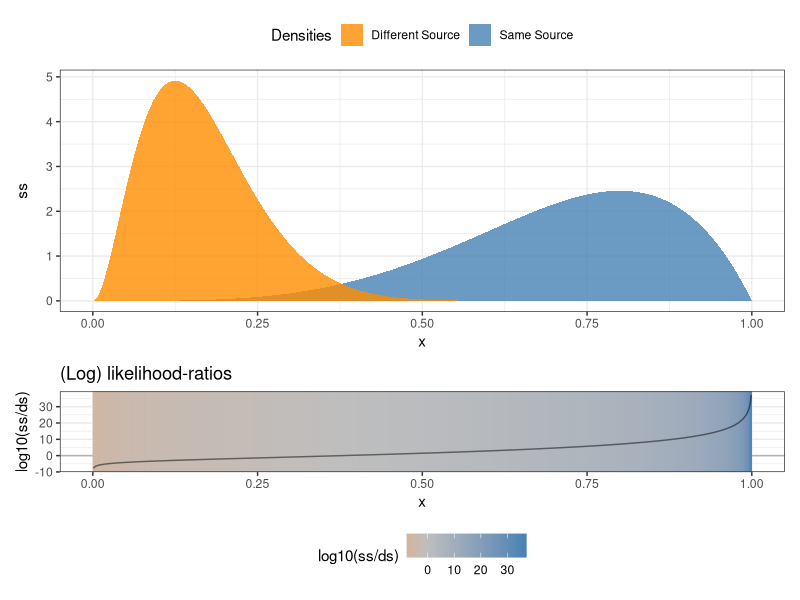
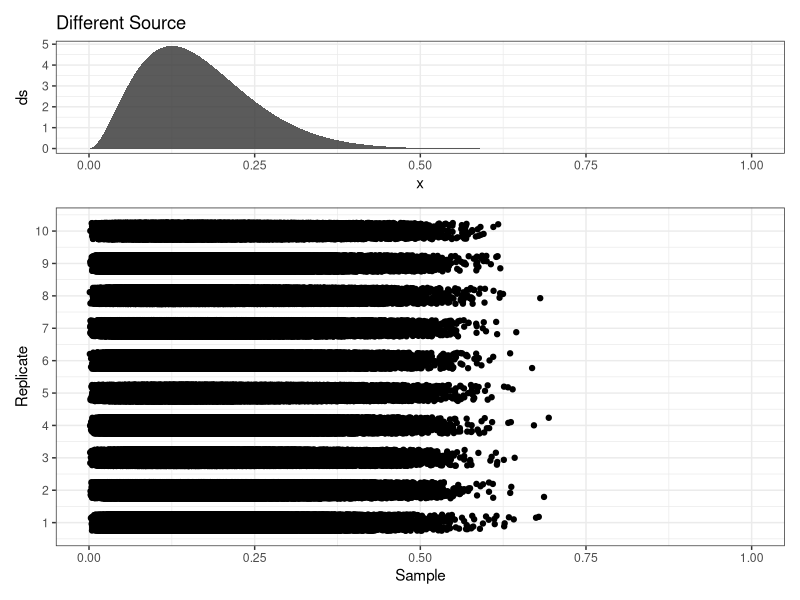
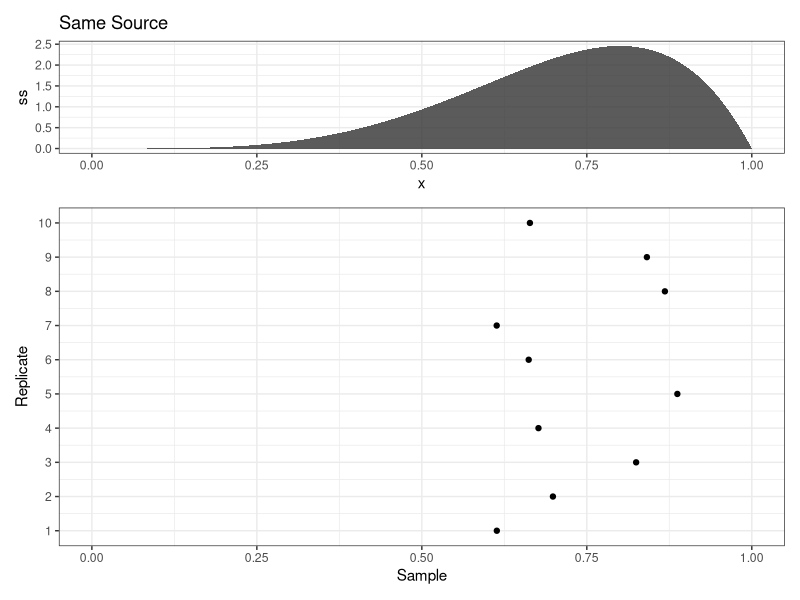
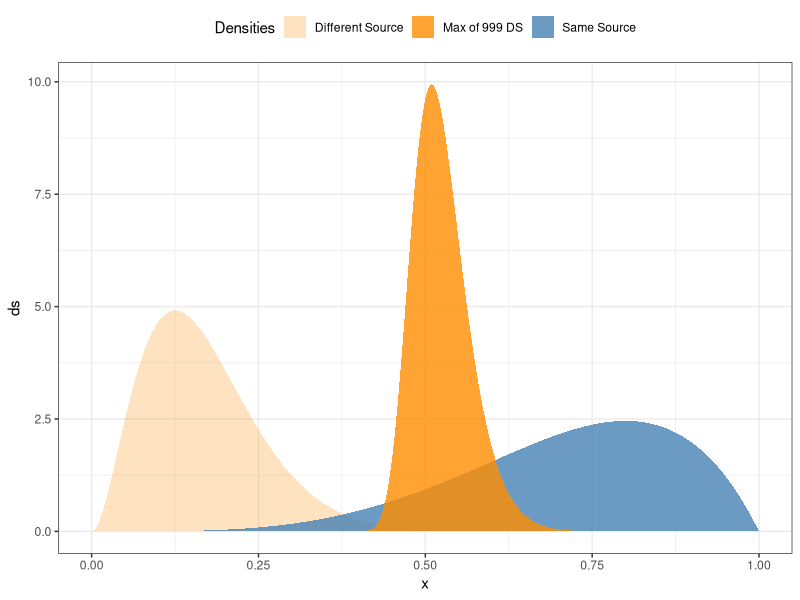
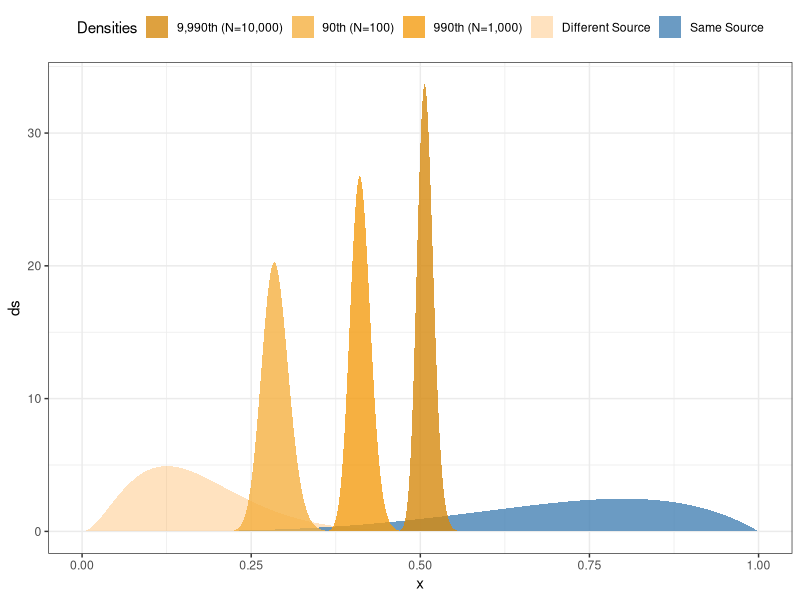
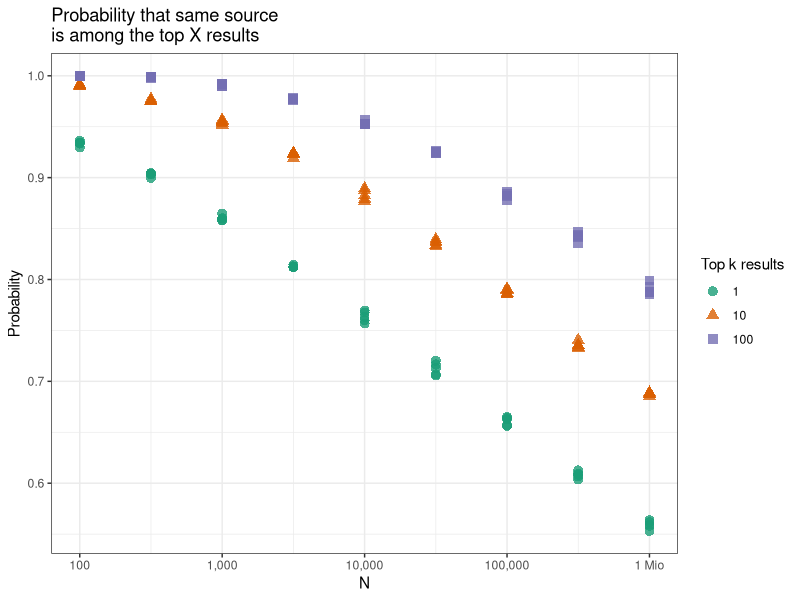

Recreate these plots in R, in order.
## ---- chunk 1
library(tidyverse)
library(patchwork)
theme_set(theme_bw())
knitr::opts_chunk$set(echo = F, 
                      eval = T, 
                      fig.path="./figures/", # figures are created on the fly, images are pictures like the stimuli
                      fig.env="figure*", 
                      fig.align = "center",
                      out.width = "50%",
                      fig.width = 5,
                      fig.height = 5,
                      dpi = 72, # we can set the resolution up to 300 later.
                      cache = F) 
## ---- chunk 2
ds_alpha <- 3
ds_beta <- 15
# 
ss_alpha <- 5
ss_beta <- 2


ds_sample <- function(n) {
  rbeta(n, shape1 = ds_alpha, shape2 = ds_beta)
}

ss_sample <- function(n) {
  rbeta(n, shape1 = ss_alpha, shape2 = ss_beta)
}

ds_density <- function(x = seq(0,1,length=101)) {
  # density of the different source distribution of scores
  dbeta(x, shape1 = ds_alpha, shape2 = ds_beta)
}

ss_density <- function(x = seq(0,1,length=101)) {
  dbeta(x, shape1 = ss_alpha, shape2 = ss_beta)
}

ds_prob <- function(x, greater=FALSE) {
  # P(X <= x) if greater is FALSE
  # P(X > x) if greater is TRUE
  pbeta(x, shape1 = ds_alpha, shape2 = ds_beta, lower.tail = !greater)
}

ss_prob <- function(x, greater=FALSE) {
  pbeta(x, shape1 = ss_alpha, shape2 = ss_beta, lower.tail = !greater)
}

ds_max_n_density <- function(x = seq(0,1,length=101), n) {
  n*ds_prob(x)^(n-1)*ds_density(x)
}

ds_kth_n_density <- function(x = seq(0,1,length=101), k, n) {
  prob <- ds_prob(x)
  ds_density(x)*n*dbinom(k-1, size=n-1, prob=prob) 
}

ds_kth_n_prob <- function(x, k, n, greater=FALSE) {
  1 - pbinom(k-1,size= n, prob=ds_prob(x, greater=FALSE), lower.tail = !greater)
}

# inverse sampling scheme
inv_sample <- function(n, distribution) {
  # distribution is a list of vectors X and F_X 
  # we sample from a uniform distribution and return X corresponding to F_X
  u <- runif(n)
  approx(x=distribution[[2]], y=distribution[[1]], xout=u, ties = "ordered")$y
}
## ---- chunk 3
densities_data <- data.frame(
  x = seq(0,1,length=1001)
) %>% mutate(
  ss = ss_density(x),
  ds = ds_density(x),
  ds_max = ds_max_n_density(x, n=999),
  ds_90 = ds_kth_n_density(x, 90, 99),
  ds_990 = ds_kth_n_density(x, 990, 999),
  ds_9990 = ds_kth_n_density(x, 9990, 9999)
)
## ---- chunk 4
#| label: fig-densities
#| fig-cap: Densities (top) and likelihood ratios (bottom) of the scores of Same-source and Different-source comparisons. 
#| fig-height: 5
#| out-width: 80%

gg_dens <- densities_data %>% 
  filter(ds < 10) %>% 
  ggplot(aes(x = x)) + 
  geom_polygon(aes(y = ss, fill="Same Source"), alpha = 0.8) + 
  geom_polygon(aes(y = ds, fill="Different Source"), alpha = 0.8) +
  scale_fill_manual("Densities", values=c("darkorange", "steelblue")) +
  theme(legend.position = "top") 

gg_lr <- densities_data %>% 
  ggplot(aes(x = x)) + 
  geom_hline(yintercept = 0, colour = "grey70") + 
  geom_vline(aes(xintercept=x, colour = log10(ss/ds))) +
  geom_line(aes(y = log10(ss/ds)), alpha = 0.5) +
  scale_colour_gradient2(low="darkorange", high="steelblue", mid = "grey", midpoint = 0,
                         na.value = NA)+
  theme(legend.position = "bottom") + 
  ggtitle ("(Log) likelihood-ratios")

gg_dens/gg_lr + plot_layout(heights = c(3,1))
## ---- chunk 5
#| label: fig-sample
#| fig-cap: Ten replicates with 999 samples from the different source density (left) and one sample each from the same-source density (right)
#| fig-subcap: 
#|   - Different Source
#|   - Same Source
#| out-width: 50%
#| layout-nrow: 1
gg_ds <- densities_data %>% 
  ggplot(aes(x = x)) + 
  geom_polygon(aes(y = ds), alpha = 0.8) + 
  xlim(c(0,1)) +
  ggtitle("Different Source")

gg_ss <- densities_data %>% 
  ggplot(aes(x = x)) + 
  geom_polygon(aes(y = ss), alpha = 0.8) + 
  xlim(c(0,1)) +
  ggtitle("Same Source")

N <- 100000
ds_samples <-  data.frame(Replicate=rep(1:10, each=N), Sample=ds_sample(N*10)) 

gg_samples_ds <- ds_samples %>% 
  ggplot(aes(x = Sample, y = Replicate)) + 
  geom_jitter(height = .25) +
  xlim(c(0,1)) +
  scale_y_continuous(breaks=1:10)

ss_samples <- data.frame(Replicate=1:10, Sample = ss_sample(10)) 


gg_samples_ss <- ss_samples %>% 
  ggplot(aes(x = Sample, y = Replicate)) + geom_point() +
  xlim(c(0,1)) +
  scale_y_continuous(breaks=1:10)


ds <- (gg_ds/gg_samples_ds)  + plot_layout(heights = c(1,3))
ss <- (gg_ss/gg_samples_ss) + plot_layout(heights = c(1,3))
ds
ss
## ---- chunk 6
#| label: fig-densities-screening
#| fig-cap: Densities of the scores of Same-source and Different-source comparisons change considerably when we screen a database. 
#| fig-height: 5
#| out-width: 80%
gg_dens <- densities_data %>% 
  ggplot(aes(x = x)) + 
  geom_polygon(aes(y = ds, fill="Different Source", alpha = "Different Source")) +
  geom_polygon(aes(y = ss, fill="Same Source", alpha ="Same Source")) + 
  geom_polygon(aes(y = ds_max, fill="Max of 999 DS", alpha ="Max of 999 DS")) +
  scale_fill_manual("Densities", values=c("darkorange", "darkorange", "steelblue")) +
  scale_alpha_manual("Densities", values=c(0.25, 0.8, 0.8)) +
  theme(legend.position = "top") + xlim(c(0,1)) 


gg_dens
## ---- chunk 7
#| label: fig-densities-topk
#| fig-cap: Densities of Same-source and Different-source and top ten
#| fig-height: 5
#| out-width: 80%
gg_dens <- densities_data %>% 
  ggplot(aes(x = x)) + 
  geom_polygon(aes(y = ds, fill="Different Source", alpha = "Different Source")) +
  geom_polygon(aes(y = ss, fill="Same Source", alpha ="Same Source")) + 
  geom_polygon(aes(y = ds_90, fill="90th (N=100)", alpha ="90th (N=100)")) +
  geom_polygon(aes(y = ds_990, fill="990th (N=1,000)", alpha ="990th (N=1,000)")) +
  geom_polygon(aes(y = ds_9990, fill="9,990th (N=10,000)", alpha ="9,990th (N=10,000)")) +
    scale_fill_manual("Densities", values=rev(c("steelblue", "darkorange", "#f39c12","#f5b041", "#d68910"))) +
  scale_alpha_manual("Densities", values=rev(c(0.8, 0.25,  0.8, 0.8, 0.8))) +
  theme(legend.position = "top") + xlim(c(0,1)) 


gg_dens
## ---- chunk 8
#| label: fig-in-top-k
#| fig-cap: "Probability that (a single) same source result is in the top k results of a data base search. N is the number of search items considered (generally defined by the size of the data base). Each search combination was simulated five times to allow for an assessment of the simulation variability. Here, each of the probabilities is based on a sample of size 10,000, which keeps the simulation variability low except in extreme distributional assumptions for same-source and different-source densities."
dframe <- data.frame(expand.grid(N = round(10^((4:12)/2)), rep=1:5, top=10^(0:2), B=10^4))

dframe <- dframe %>% mutate(
  prob = purrr::pmap_dbl(.l=list(N, top, B), .f = function(.N, .top, .B) {
    x = seq(0,1,length=1001)
    score_ds_990 <- inv_sample(
      .B, 
      distribution = list(x, 
                          y = ds_kth_n_prob(x, .N-.top+1, .N)))
    score_ss <- ss_sample(.B)
    mean(score_ss > score_ds_990)
  })
)

dframe %>% 
  ggplot(aes(x = N, y=prob, colour = factor(top), shape=factor(top))) +
  geom_point(size=3, alpha = 0.8) + 
  scale_x_log10(breaks = 10^(2:6), labels=c("100", "1,000", "10,000", "100,000", "1 Mio")) +
  ggtitle("Probability that same source\nis among the top X results") +
  ylab("Probability") +
  scale_color_brewer("Top k results", palette = "Dark2") +
  scale_shape_discrete("Top k results")

